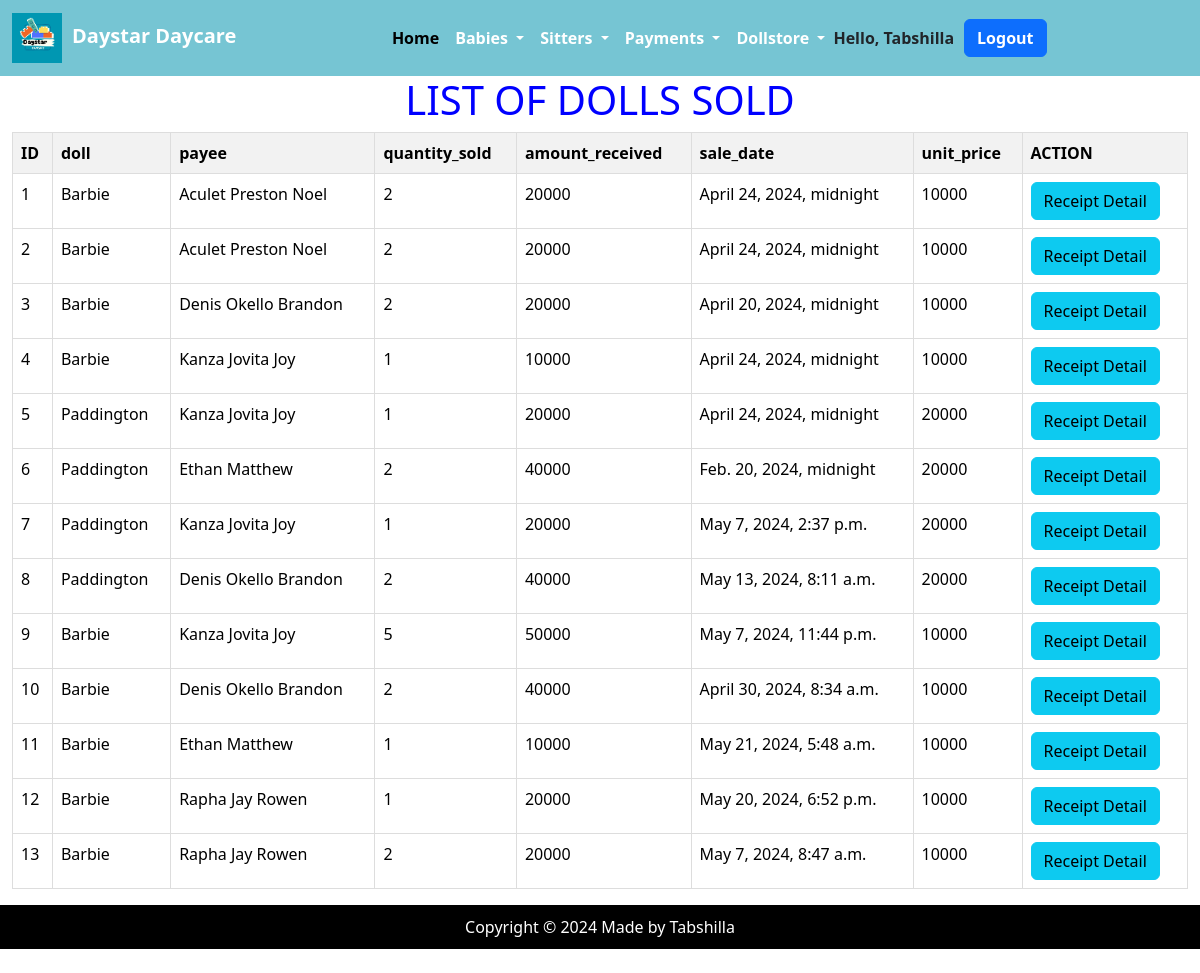
Page /all_sales/ (signed in) on the committed database.
### DaystarApp/models.py (models this page shows, shortened)
class Salesrecord(models.Model):
    doll=models.ForeignKey(Doll, on_delete=models.CASCADE,null=False, blank=False)
    payee = models.ForeignKey(BabyReg, on_delete=models.SET_NULL, null=True, blank=True)
    quantity_sold=models.IntegerField(default=0)
    amount_received=models.IntegerField(default=0)
    sale_date=models.DateTimeField(null=True,blank=True)
    unit_price=models.IntegerField(default=0)

class Doll(models.Model):
    c_doll=models.ForeignKey(Category_doll, on_delete=models.CASCADE,null=True, blank=True)
    doll_name =models.CharField(max_length=200,null=True, blank=True)
    doll_number = models.CharField(max_length=200,null=True, blank=True)
    quantity=models.IntegerField(default=0)
    issued_quantity=models.IntegerField(default=0,blank=True,null=True)
    received_quantity=models.IntegerField(default=0,null=True,blank=True)
    unit_price=models.IntegerField(default=0,null=True, blank=True)
    date=models.DateTimeField(null=True,blank=True)
    def __str__(self):
        return self.doll_name

class BabyReg(models.Model):
    B_name = models.CharField(max_length=100,null=True, blank=True)
    age = models.CharField(max_length=100,null=True, blank=True)
    gender = models.CharField(choices=[('female', 'female'),('male','male')], max_length=100, null=False)
    location = models.CharField(max_length=100,null=True,)
    mothers_name = models.CharField(max_length=100, null=True, blank=True)
    fathers_name = models.CharField(max_length=100, null=True, blank=True)
    mothers_phone = models.IntegerField(null=True, blank=True)
    fathers_phone = models.IntegerField(null=True, blank=True)
    B_number = models.IntegerField(null=True, blank=True)
    def __str__(self):
        return self.B_name

### DaystarApp/views.py (the view)
# urls.py: path('all_sales/', views.receipt, name='receipt'),
def receipt(request):
    sales= Salesrecord.objects.all().order_by('id')
    return render(request,'DaystarApp/receipt.html',{'sales':sales})

### DaystarApp/templates/DaystarApp/receipt.html
{% extends "DaystarApp/base.html" %}
{% load static %}
{% block content %}
<h1 style="color: blue; text-align: center;">LIST OF DOLLS SOLD</h1>
<div class="container-fluid">
<table class="table" style="width: 100%; border-collapse: collapse;">
    <thead style="padding: 8px; text-align: left; border-bottom: 1px solid #ddd; background-color: #f2f2f2; font-weight: bold;">
        <tr>
            <th>ID</th>
            <th scope="col">doll</th>
            <th scope="col">payee</th>
            <th scope="col">quantity_sold</th>
            <th scope="col">amount_received</th>
            <th scope="col">sale_date</th>
            <th scope="col">unit_price</th>
            <th scope="col">ACTION</th>
        </tr>
    </thead>
    <tbody style="background-color: #ddd;">
        {% for Baby in sales %}
        <tr>
            <td style="padding: 8px; text-align: left; border-bottom: 1px solid #ddd;">{{ forloop.counter }} </td>
            <td>{{ Baby.doll }}</td>
            <td>{{ Baby.payee }}</td>
            <td>{{ Baby.quantity_sold }}</td>
            <td>{{ Baby.amount_received }}</td>
            <td>{{ Baby.sale_date }}</td>
            <td>{{ Baby.unit_price }}</td>
            <td>
                <a href="{% url 'receipt_detail' Baby.id %}" class="btn btn-info">Receipt Detail</a>
            </td>
        </tr>
        {% endfor %}
    </tbody>
</table>
</div>
{% endblock %}

### DaystarApp/templates/DaystarApp/base.html (shortened to what this page needs)
{% load static %}
<!DOCTYPE html>
<html lang="en">
<head>
</head>
<link href="https://cdn.jsdelivr.net/npm/bootstrap@5.3.3/dist/css/bootstrap.min.css" rel="stylesheet"
 />
<link rel="stylesheet" href="{% static 'DaystarApp/css/style.css' %}">
<link rel="stylesheet" href="https://cdnjs.cloudflare.com/ajax/libs/font-awesome/6.0.0-beta3/css/all.min.css">
<body>
    <nav class="navbar navbar-expand-lg " style="background-color: #76c5d3;">
      <div class="container-fluid">
          <a class="navbar-brand" href="{% url 'about' %}"><img src="{% static 'DaystarLogo.png' %}" alt="Daystar Image" style=" height: 50px; width: auto; margin-right: 10px;"><strong style="color: white;">Daystar Daycare </strong></a>
          {% if user.is_authenticated %}
          <div class="collapse navbar-collapse justify-content-center" id="navbarSupportedContent">
              <ul class="navbar-nav mb-2 mb-lg-0">
                  <li class="nav-item">
                      <a class="nav-link active" aria-current="page" href="{% url 'home' %}"><strong>Home</strong></a>
                  </li>
                  <li class="nav-item dropdown">
                      <a class="nav-link dropdown-toggle" href="#" role="button" data-bs-toggle="dropdown" aria-expanded="false">
                          <strong>Babies</strong>
                      </a>
                  </li>
                  <li class="nav-item dropdown">
                      <a class="nav-link dropdown-toggle" href="#" role="button" data-bs-toggle="dropdown" aria-expanded="false">
                          <strong>Sitters</strong>
                      </a>
                  </li>
                  <li class="nav-item dropdown">
                      <a class="nav-link dropdown-toggle" href="#" role="button" data-bs-toggle="dropdown" aria-expanded="false">
                          <strong>Payments</strong>
                      </a>
                  </li>
                  <li class="nav-item dropdown">
                      <a class="nav-link dropdown-toggle" href="#" role="button" data-bs-toggle="dropdown" aria-expanded="false">
                          <strong>Dollstore</strong>
                      </a>
                  </li>
              </ul>
              <div class="d-flex align-items-center">
                  <span class="hello-msg"><strong>Hello, {{ request.user }}</strong> </span>
                  <span><a class="btn btn-primary hello-msg" href="{% url 'logout' %}"><strong>Logout</strong></a></span>
              </div>
          </div>
      </div>
      {% endif %}
  </nav>
  <main>
      {% block content %}
      {% endblock %}
    </main>
    <footer class="mt-auto mb-4">
      <div class="text-center">
        <span>Copyright &copy; <script>document.write(new Date().getFullYear())</script> Made by Tabshilla</span>
      </div>
    </footer>
  </body>
  </html>

### DaystarApp/static/DaystarApp/css/style.css (style rules this page uses)
.table { width: 100%; border-collapse: collapse; }
.table th, .table td { padding: 8px; text-align: left; border-bottom: 1px solid #ddd; }
.table th { background-color: #f2f2f2; font-weight: bold; }
.table tbody tr:nth-child(even) { background-color: #f2f2f2; }
.table th, .table td { padding: 8px; text-align: left; border: 1px solid #ddd; }

### DaystarApp/templates/DaystarApp/base.html (style rules this page uses)
body { display: flex; flex-direction: column; min-height: 100vh; }
main { flex: 1; }
footer { background-color: black; color: white; padding: 10px 0; text-align: center; width: 100%; }
.navbar { background-color: #76c5d3; }
.navbar-brand { color: white; font-weight: bold; }
.nav-link { color: white; font-weight: bold; }
.hello-msg { margin-right: 10px; }

### rows in the picture
Salesrecord: doll "Barbie", payee "Aculet Preston Noel", quantity_sold "2", amount_received "20000", sale_date "April 24, 2024, midnight", unit_price "10000"
Salesrecord: doll "Barbie", payee "Aculet Preston Noel", quantity_sold "2", amount_received "20000", sale_date "April 24, 2024, midnight", unit_price "10000"
Salesrecord: doll "Barbie", payee "Denis Okello Brandon", quantity_sold "2", amount_received "20000", sale_date "April 20, 2024, midnight", unit_price "10000"
Salesrecord: doll "Barbie", payee "Kanza Jovita Joy", quantity_sold "1", amount_received "10000", sale_date "April 24, 2024, midnight", unit_price "10000"
Salesrecord: doll "Paddington", payee "Kanza Jovita Joy", quantity_sold "1", amount_received "20000", sale_date "April 24, 2024, midnight", unit_price "20000"
Salesrecord: doll "Paddington", payee "Ethan Matthew", quantity_sold "2", amount_received "40000", sale_date "Feb. 20, 2024, midnight", unit_price "20000"
Salesrecord: doll "Paddington", payee "Kanza Jovita Joy", quantity_sold "1", amount_received "20000", sale_date "May 7, 2024, 2:37 p.m.", unit_price "20000"
Salesrecord: doll "Paddington", payee "Denis Okello Brandon", quantity_sold "2", amount_received "40000", sale_date "May 13, 2024, 8:11 a.m.", unit_price "20000"
Salesrecord: doll "Barbie", payee "Kanza Jovita Joy", quantity_sold "5", amount_received "50000", sale_date "May 7, 2024, 11:44 p.m.", unit_price "10000"
Salesrecord: doll "Barbie", payee "Denis Okello Brandon", quantity_sold "2", amount_received "40000", sale_date "April 30, 2024, 8:34 a.m.", unit_price "10000"
Salesrecord: doll "Barbie", payee "Ethan Matthew", quantity_sold "1", amount_received "10000", sale_date "May 21, 2024, 5:48 a.m.", unit_price "10000"
Salesrecord: doll "Barbie", payee "Rapha Jay Rowen", quantity_sold "1", amount_received "20000", sale_date "May 20, 2024, 6:52 p.m.", unit_price "10000"
Salesrecord: doll "Barbie", payee "Rapha Jay Rowen", quantity_sold "2", amount_received "20000", sale_date "May 7, 2024, 8:47 a.m.", unit_price "10000"

### other values in the picture
{{ request.user }} "Tabshilla"
